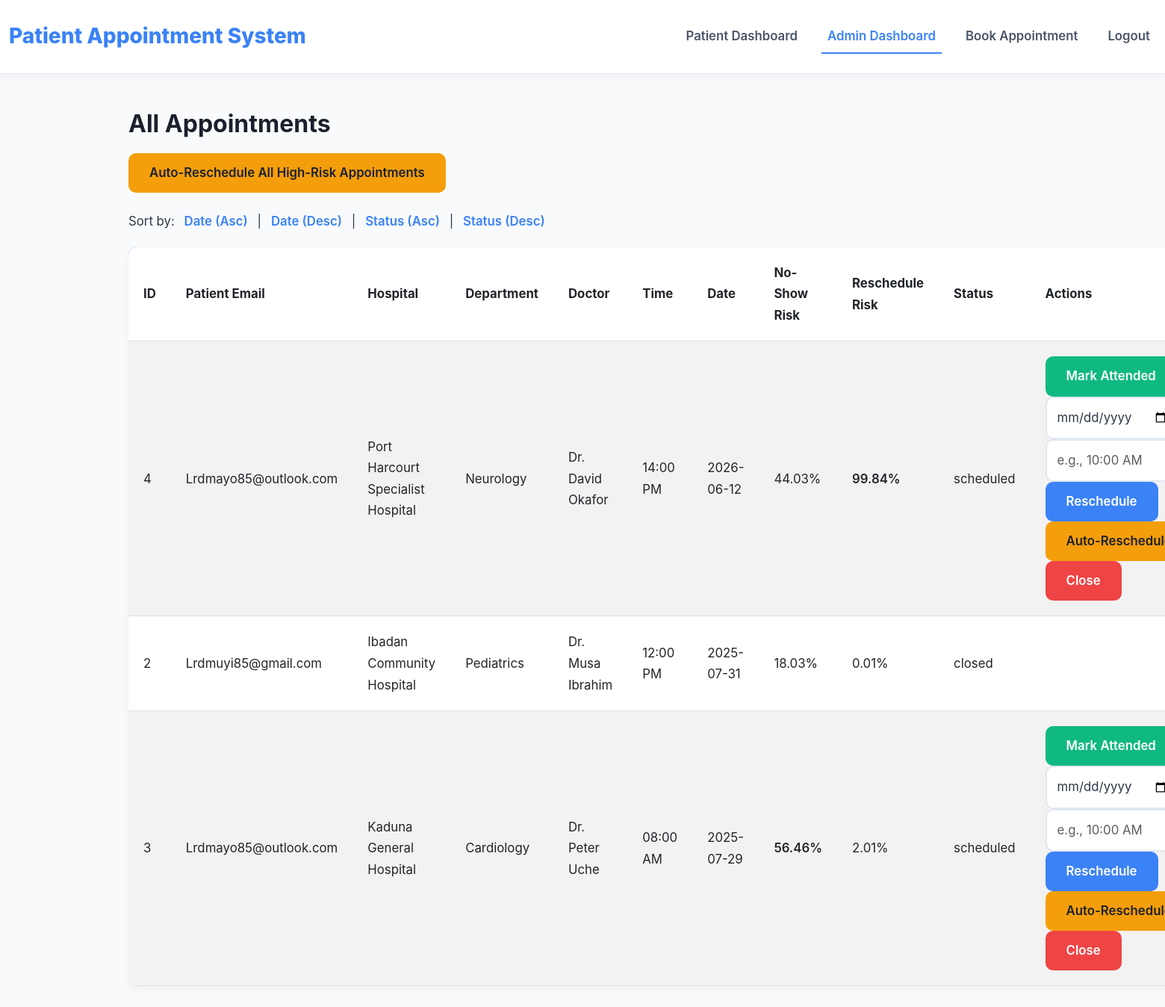
The page /admin (signed in) on the database its author committed.
### tables this page shows
CREATE TABLE appointments 
                         (id INTEGER PRIMARY KEY AUTOINCREMENT, patient_id INTEGER, hospital_id INTEGER, department_id INTEGER, 
                          doctor_id INTEGER, slot_time TEXT, date TEXT, no_show_prob REAL, reschedule_prob REAL, status TEXT,
                          FOREIGN KEY (patient_id) REFERENCES users(id),
                          FOREIGN KEY (hospital_id) REFERENCES hospitals(id),
                          FOREIGN KEY (department_id) REFERENCES departments(id),
                          FOREIGN KEY (doctor_id) REFERENCES doctors(id));

CREATE TABLE users 
                         (id INTEGER PRIMARY KEY AUTOINCREMENT, name TEXT, email TEXT UNIQUE, phone TEXT, password TEXT, role TEXT);

CREATE TABLE hospitals 
                         (id INTEGER PRIMARY KEY AUTOINCREMENT, name TEXT, location TEXT UNIQUE);

CREATE TABLE departments 
                         (id INTEGER PRIMARY KEY AUTOINCREMENT, hospital_id INTEGER, name TEXT,
                          FOREIGN KEY (hospital_id) REFERENCES hospitals(id));

CREATE TABLE doctors 
                         (id INTEGER PRIMARY KEY AUTOINCREMENT, hospital_id INTEGER, department_id INTEGER, name TEXT,
                          FOREIGN KEY (hospital_id) REFERENCES hospitals(id),
                          FOREIGN KEY (department_id) REFERENCES departments(id));

### app.py (the view)
@app.route('/admin', endpoint='admin_dashboard')
@login_required('admin')
def admin_dashboard():
    sort_by = request.args.get('sort_by', 'date')
    sort_order = request.args.get('sort_order', 'desc')  # Default to descending order for date
    query = """SELECT a.id, u.email, h.name AS hospital_name, d.name AS department_name, doc.name AS doctor_name, a.slot_time, a.date, a.no_show_prob, a.reschedule_prob, a.status
               FROM appointments a
               JOIN users u ON a.patient_id = u.id
               JOIN hospitals h ON a.hospital_id = h.id
               JOIN departments d ON a.department_id = d.id
               JOIN doctors doc ON a.doctor_id = doc.id"""
    if sort_by in ['date', 'status']:
        query += f" ORDER BY {sort_by} {'ASC' if sort_order == 'asc' else 'DESC'}"
    appointments = query_db(query)
    formatted_appointments = [
    [
        appt['id'], appt['email'], appt['hospital_name'], appt['department_name'], appt['doctor_name'],
        appt['slot_time'], appt['date'],
        f"{float(appt['no_show_prob']) if appt['no_show_prob'] is not None else 0:.2f}",
        f"{float(appt['reschedule_prob']) if appt['reschedule_prob'] is not None else 0:.2f}",
        appt['status']
    ]
    for appt in appointments
    ]
    return render_template('admin.html', appointments=formatted_appointments, user=session.get('user_id'), role=session.get('role'))

### app.py (called while the page is built, shortened)
def login_required(role=None):
    def wrapper(fn):
        @wraps(fn)
        def decorated_view(*args, **kwargs):
            app.logger.debug(f"Login required check: user_id={session.get('user_id')}, role={session.get('role')}, required_role={role}")
            if not session.get('user_id'):
                flash("Please log in to access this page.", "danger")
                return redirect(url_for('login'))
            if role and session.get('role') != role:
                flash(f"Please log in as a {role} to view this page.", "danger")
                return redirect(url_for('login'))
            return fn(*args, **kwargs)
        return decorated_view
    return wrapper

def get_sqlite_conn():
    try:
        conn = sqlite3.connect("database.db")
        conn.row_factory = sqlite3.Row
        return conn
    except sqlite3.Error as e:
        app.logger.error(f"Failed to connect to SQLite database: {e}")
        raise

def query_db(query, args=(), one=False, commit=False):
    if DB_TYPE == "sqlite":
        conn = get_sqlite_conn()
        try:
            c = conn.cursor()
            c.execute(query, args)
            if commit:
                conn.commit()
            rv = c.fetchall()
            if rv:
                columns = [desc[0] for desc in c.description]
                rv = [dict(zip(columns, row)) for row in rv]
                return rv[0] if one else rv
            return None if one else []
        except sqlite3.Error as e:
            app.logger.error(f"SQLite query error: {e}")
            raise
        finally:
            conn.close()
    else:
        raise Exception("Database not configured properly")

### templates/admin.html (shortened to what this page needs)
<!DOCTYPE html>
<html lang="en">
<head>
    <link href="https://cdn.jsdelivr.net/npm/bootstrap@5.3.0/dist/css/bootstrap.min.css" rel="stylesheet">
    <link rel="stylesheet" href="{{ url_for('static', filename='css/style.css') }}">
</head>
<body>
    <nav class="navbar navbar-expand-lg">
        <div class="container-fluid">
            <a class="navbar-brand" href="{{ url_for('index') }}">Patient Appointment System</a>
            <div class="collapse navbar-collapse" id="navbarNav">
                <ul class="navbar-nav ms-auto">
                    <li class="nav-item">
                        <a class="nav-link" href="{{ url_for('patient_dashboard') }}">Patient Dashboard</a>
                    </li>
                    <li class="nav-item">
                        <a class="nav-link active" href="{{ url_for('admin_dashboard') }}">Admin Dashboard</a>
                    </li>
                    {% if user %}
                        <li class="nav-item">
                            <a class="nav-link" href="{{ url_for('book_appointment') }}">Book Appointment</a>
                        </li>
                        <li class="nav-item">
                            <a class="nav-link" href="{{ url_for('logout') }}">Logout</a>
                        </li>
                    {% endif %}
                </ul>
            </div>
        </div>
    </nav>
    <div class="container">
        <h2>All Appointments</h2>
        <form action="{{ url_for('auto_reschedule_all') }}" method="POST" class="mb-4">
            <button type="submit" class="btn btn-warning">Auto-Reschedule All High-Risk Appointments</button>
        </form>
        <p>Sort by:
            <a href="{{ url_for('admin_dashboard', sort_by='date', sort_order='asc') }}">Date (Asc)</a> |
            <a href="{{ url_for('admin_dashboard', sort_by='date', sort_order='desc') }}">Date (Desc)</a> |
            <a href="{{ url_for('admin_dashboard', sort_by='status', sort_order='asc') }}">Status (Asc)</a> |
            <a href="{{ url_for('admin_dashboard', sort_by='status', sort_order='desc') }}">Status (Desc)</a>
        </p>
        <table class="table table-striped">
            <thead>
                <tr>
                    <th>ID</th>
                    <th>Patient Email</th>
                    <th>Hospital</th>
                    <th>Department</th>
                    <th>Doctor</th>
                    <th>Time</th>
                    <th>Date</th>
                    <th>No-Show Risk</th>
                    <th>Reschedule Risk</th>
                    <th>Status</th>
                    <th>Actions</th>
                </tr>
            </thead>
            <tbody>
                {% for appt in appointments %}
                <tr>
                    <td>{{ appt[0] }}</td>
                    <td>{{ appt[1] }}</td>
                    <td>{{ appt[2] }}</td>
                    <td>{{ appt[3] }}</td>
                    <td>{{ appt[4] }}</td>
                    <td>{{ appt[5] }}</td>
                    <td>{{ appt[6] }}</td>
                    <td class="{% if (appt[7] | float) > 50 %}high-risk{% endif %}">
                        {{ appt[7] }}%
                    </td>
                    <td class="{% if (appt[8] | float) > 50 %}high-risk{% endif %}">
                        {{ appt[8] }}%
                    </td>
                    <td>{{ appt[9] }}</td>
                    <td>
                        {% if appt[9] in ['scheduled', 'rescheduled'] %}
                            <form action="{{ url_for('mark_attended', appt_id=appt[0]) }}" method="POST" style="display:inline;">
                                <button type="submit" class="btn btn-success btn-sm">Mark Attended</button>
                            </form>
                            <form action="{{ url_for('reschedule', appt_id=appt[0]) }}" method="POST" style="display:inline;">
                                <input type="date" name="date" required class="form-control d-inline-block" style="width: auto;" placeholder="YYYY-MM-DD">
                                <input type="text" name="time" placeholder="e.g., 10:00 AM" required class="form-control d-inline-block" style="width: auto;">
                                <button type="submit" class="btn btn-primary btn-sm">Reschedule</button>
                            </form>
                            <button class="btn btn-warning btn-sm auto-reschedule-btn" data-appt-id="{{ appt[0] }}">Auto-Reschedule</button>
                            <form action="{{ url_for('close_appt', appt_id=appt[0]) }}" method="POST" style="display:inline;">
                                <button type="submit" class="btn btn-danger btn-sm">Close</button>
                            </form>
                        {% endif %}
                    </td>
                </tr>
                {% endfor %}
            </tbody>
        </table>
    </div>
</body>
</html>

### static/css/style.css (style rules this page uses)
* { margin: 0; padding: 0; box-sizing: border-box; }
body { font-family: 'Inter', -apple-system, BlinkMacSystemFont, 'Segoe UI', Roboto, sans-serif; line-height: 1.7; color: #2d3748; background-color: #f9fafb; min-height: 100vh; }
h1, h2, h3, h4 { font-weight: 700; color: #1a202c; }
h2 { font-size: 2rem; margin-bottom: 1.25rem; }
p { margin-bottom: 1.25rem; font-size: 1.05rem; }
.navbar { background-color: #ffffff; box-shadow: 0 4px 12px rgba(0, 0, 0, 0.05); padding: 1.25rem 0; border-bottom: 1px solid #e2e8f0; }
.navbar-brand { font-size: 1.75rem; font-weight: 800; color: #3b82f6; transition: color 0.3s ease; }
.navbar-nav .nav-link { color: #4a5568; font-weight: 600; font-size: 1.05rem; margin-left: 1.5rem; transition: color 0.3s ease; }
.navbar-nav .nav-link.active { color: #3b82f6; border-bottom: 2px solid #3b82f6; }
.container { max-width: 1280px; margin: 3rem auto; padding: 0 2rem; }
.btn { border-radius: 10px; padding: 0.875rem 1.75rem; font-weight: 600; font-size: 1.05rem; transition: all 0.3s ease; border: none; cursor: pointer; }
.btn-primary { background-color: #3b82f6; color: #ffffff; }
.btn-success { background-color: #10b981; color: #ffffff; }
.btn-danger { background-color: #ef4444; color: #ffffff; }
.btn-warning { background-color: #f59e0b; color: #1a202c; }
.form-control, .form-select { border-radius: 10px; border: 2px solid #e2e8f0; padding: 0.875rem; font-size: 1.05rem; transition: all 0.3s ease; background-color: #ffffff; color: #2d3748; }
.table { background-color: #ffffff; border-radius: 10px; overflow: hidden; box-shadow: 0 4px 12px rgba(0, 0, 0, 0.05); margin-bottom: 2rem; }
.table th, .table td { padding: 1.25rem; vertical-align: middle; font-size: 1.05rem; }
.table thead { background-color: #3b82f6; color: #ffffff; }
.table-striped tbody tr:nth-of-type(odd) { background-color: #f9fafb; }
.high-risk { color: #ef4444; font-weight: 600; }
p a { color: #3b82f6; text-decoration: none; font-weight: 600; margin: 0 8px; transition: color 0.3s ease; }

### rows shown on the page
appointments: id "4", email "Lrdmayo85@outlook.com", name "Port Harcourt Specialist Hospital", name "Neurology", name "Dr. David Okafor", slot_time "14:00 PM", date "2026-06-12", no_show_prob "44.03", reschedule_prob "99.84", status "scheduled"
appointments: id "2", email "Lrdmuyi85@gmail.com", name "Ibadan Community Hospital", name "Pediatrics", name "Dr. Musa Ibrahim", slot_time "12:00 PM", date "2025-07-31", no_show_prob "18.03", reschedule_prob "0.01", status "closed"
appointments: id "3", email "Lrdmayo85@outlook.com", name "Kaduna General Hospital", name "Cardiology", name "Dr. Peter Uche", slot_time "08:00 AM", date "2025-07-29", no_show_prob "56.46", reschedule_prob "2.01", status "scheduled"
